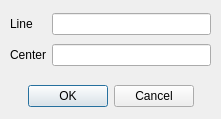
<?xml version="1.0" encoding="UTF-8"?>
<ui version="4.0">
 <class>Dialog</class>
 <widget class="QDialog" name="Dialog">
  <property name="geometry">
   <rect>
    <x>0</x>
    <y>0</y>
    <width>221</width>
    <height>119</height>
   </rect>
  </property>
  <property name="windowTitle">
   <string>Dialog</string>
  </property>
  <widget class="QDialogButtonBox" name="buttonBox">
   <property name="geometry">
    <rect>
     <x>10</x>
     <y>80</y>
     <width>201</width>
     <height>32</height>
    </rect>
   </property>
   <property name="orientation">
    <enum>Qt::Horizontal</enum>
   </property>
   <property name="standardButtons">
    <set>QDialogButtonBox::Cancel|QDialogButtonBox::Ok</set>
   </property>
   <property name="centerButtons">
    <bool>true</bool>
   </property>
  </widget>
  <widget class="QWidget" name="gridLayoutWidget">
   <property name="geometry">
    <rect>
     <x>10</x>
     <y>10</y>
     <width>201</width>
     <height>61</height>
    </rect>
   </property>
   <layout class="QGridLayout" name="gridLayout">
    <item row="0" column="0">
     <widget class="QLabel" name="label_4">
      <property name="text">
       <string>Line</string>
      </property>
     </widget>
    </item>
    <item row="0" column="1">
     <widget class="QLineEdit" name="lineEdit"/>
    </item>
    <item row="1" column="0">
     <widget class="QLabel" name="label_5">
      <property name="text">
       <string>Center</string>
      </property>
     </widget>
    </item>
    <item row="1" column="1">
     <widget class="QLineEdit" name="lineEdit_2"/>
    </item>
   </layout>
  </widget>
 </widget>
 <resources/>
 <connections>
  <connection>
   <sender>buttonBox</sender>
   <signal>accepted()</signal>
   <receiver>Dialog</receiver>
   <slot>accept()</slot>
   <hints>
    <hint type="sourcelabel">
     <x>248</x>
     <y>254</y>
    </hint>
    <hint type="destinationlabel">
     <x>157</x>
     <y>274</y>
    </hint>
   </hints>
  </connection>
  <connection>
   <sender>buttonBox</sender>
   <signal>rejected()</signal>
   <receiver>Dialog</receiver>
   <slot>reject()</slot>
   <hints>
    <hint type="sourcelabel">
     <x>316</x>
     <y>260</y>
    </hint>
    <hint type="destinationlabel">
     <x>286</x>
     <y>274</y>
    </hint>
   </hints>
  </connection>
 </connections>
</ui>
